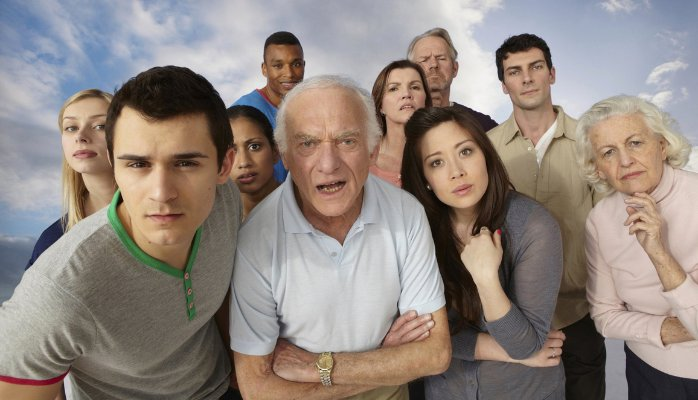
#> input picture Deteccao/pessoas/pessoas2.jpg, 698 x 400 px, found by its file name
$ python exemplo1.py
#> lines starting #> are read from the running program, lines starting #| are printed output that depends on the picture; after the words box and inside, x2 and y2 are one past the last pixel; in counts of white or black regions, pixels touching at a corner belong together
import cv2

classify_face = cv2.CascadeClassifier('cascades\\haarcascade_frontalface_default.xml')
image = cv2.imread('pessoas\\pessoas2.jpg')
#> image is the input picture: shape (400, 698, 3); mean B, G, R 128.3, 134.8, 145.9
image_gray = cv2.cvtColor(image, cv2.COLOR_BGR2GRAY)
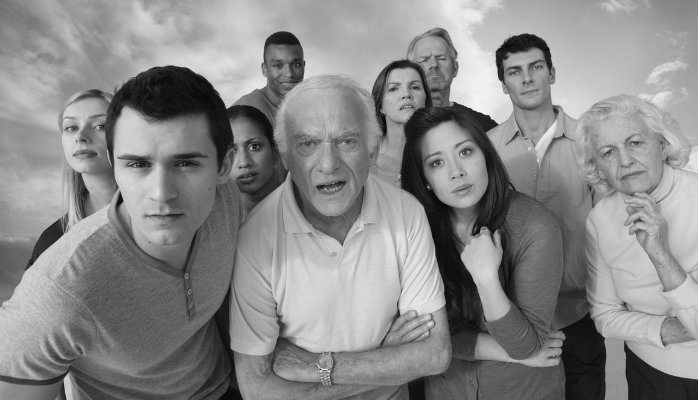
#> image_gray: shape (400, 698); min 2, max 252, mean 137.4
faces_detected = classify_face.detectMultiScale(image_gray, scaleFactor=1.1, minNeighbors=9, minSize=(30, 30))
#> faces_detected = [[260, 45, 51, 51], [496, 46, 61, 61], [377, 67, 55, 55], [613, 172, 54, 54], [216, 123, 61, 61], [414, 127, 78, 78], [49, 99, 72, 72], [589, 120, 71, 71], [279, 104, 99, 99], [102, 117, 124, 124]]
#  print(len(faces_detected))
#  print(faces_detected)

for (x, y, w, h) in faces_detected:
    # print(x, y, w, h)
    cv2.rectangle(image, (x, y), (x+w, y+h), (0, 0, 255), 2)
#> this loop made 10 passes
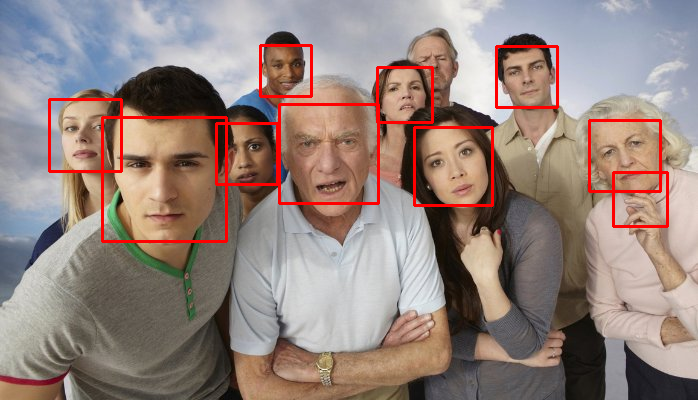
#> image: shape (400, 698, 3); 3.05% of pixels changed, all inside (x1, y1, x2, y2) = (48, 44, 669, 243)

cv2.imshow('Faces encontradas', image)
cv2.waitKey()

$ run again, with Deteccao/pessoas/pessoas1.jpg copied over Deteccao/pessoas/pessoas2.jpg
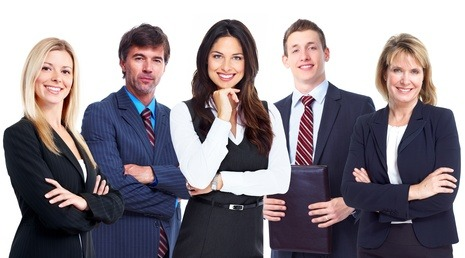
#> input picture Deteccao/pessoas/pessoas1.jpg, 465 x 258 px, found by its file name
#> image is the input picture: shape (258, 465, 3); mean B, G, R 141.5, 134.9, 142.7
#> `image_gray = cv2.cvtColor(image, cv2.COLOR_BGR2GRAY)`:
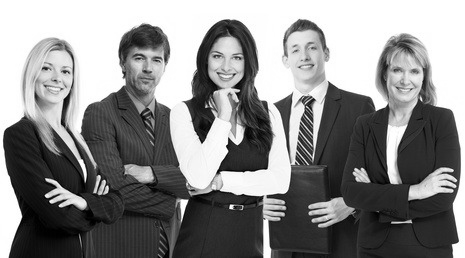
#> image_gray: shape (258, 465); min 0, max 255, mean 138
#> faces_detected = [[280, 29, 48, 48], [201, 37, 51, 51], [121, 37, 54, 54], [380, 51, 51, 51], [30, 49, 52, 52]]
#> the loop `for (x, y, w, h) in faces_detected:` made 5 passes
#> after the loop `for (x, y, w, h) in faces_detected:`:
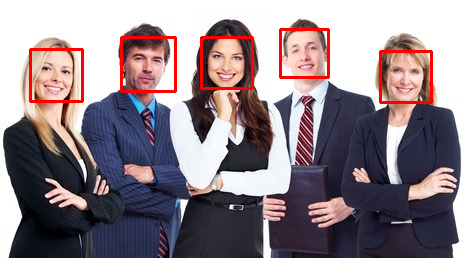
#> image: shape (258, 465, 3); 2.54% of pixels changed, all inside (x1, y1, x2, y2) = (29, 28, 433, 104)

$ run again, with Deteccao/pessoas/pessoas10.jpg copied over Deteccao/pessoas/pessoas2.jpg
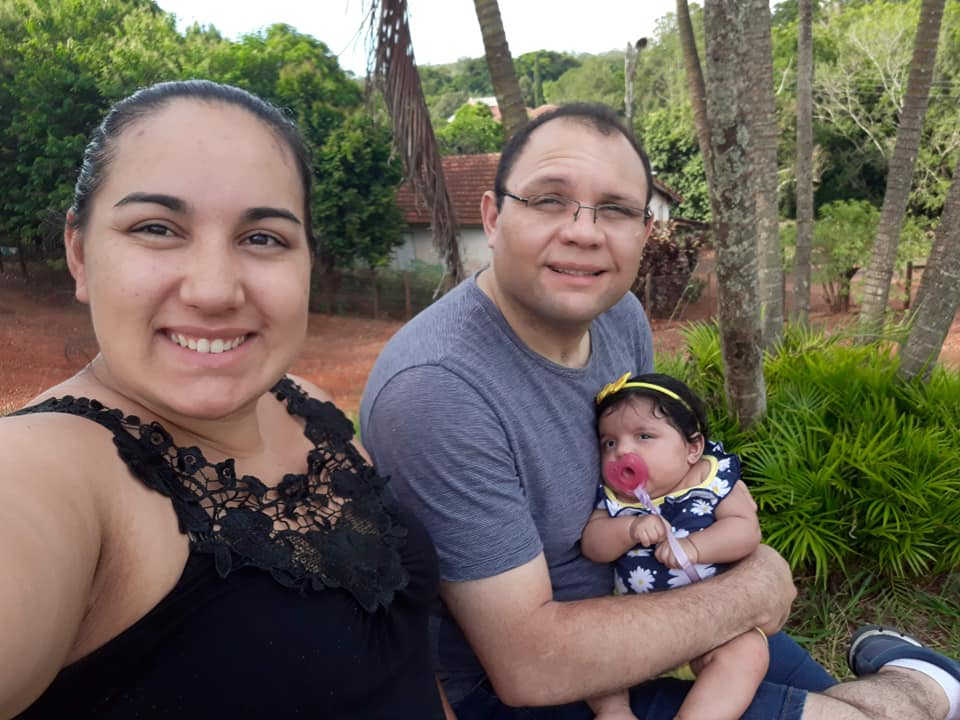
#> input picture Deteccao/pessoas/pessoas10.jpg, 960 x 720 px, found by its file name
#> image is the input picture: shape (720, 960, 3); mean B, G, R 88.9, 101, 109.5
#> `image_gray = cv2.cvtColor(image, cv2.COLOR_BGR2GRAY)`:
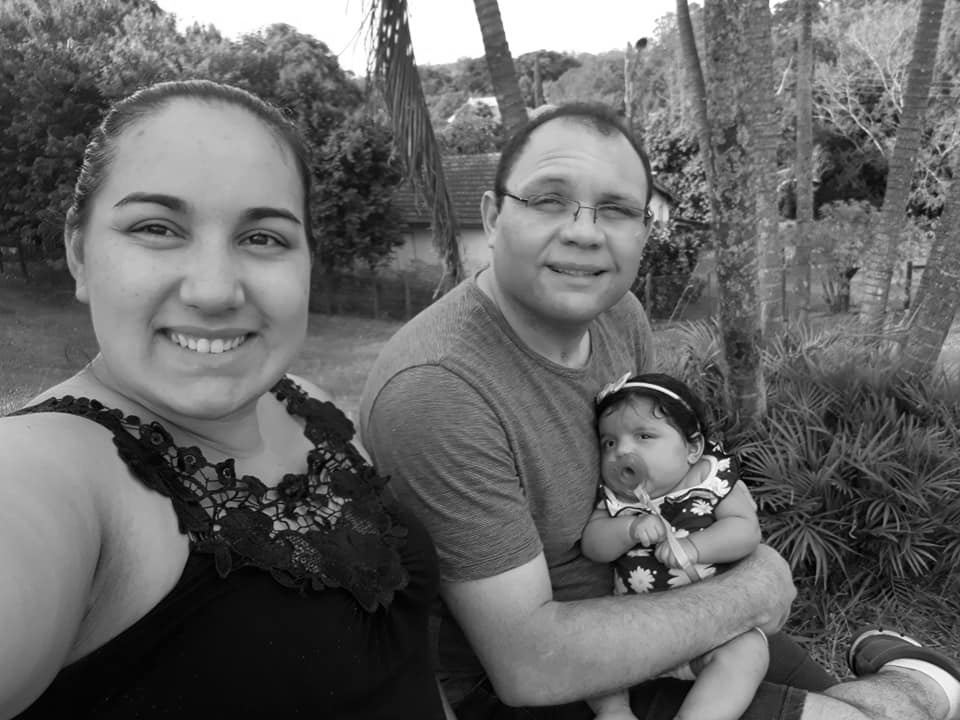
#> image_gray: shape (720, 960); min 0, max 255, mean 102.2
#> faces_detected = [[585, 402, 94, 94], [486, 131, 187, 187], [58, 111, 299, 299]]
#> the loop `for (x, y, w, h) in faces_detected:` made 3 passes
#> after the loop `for (x, y, w, h) in faces_detected:`:
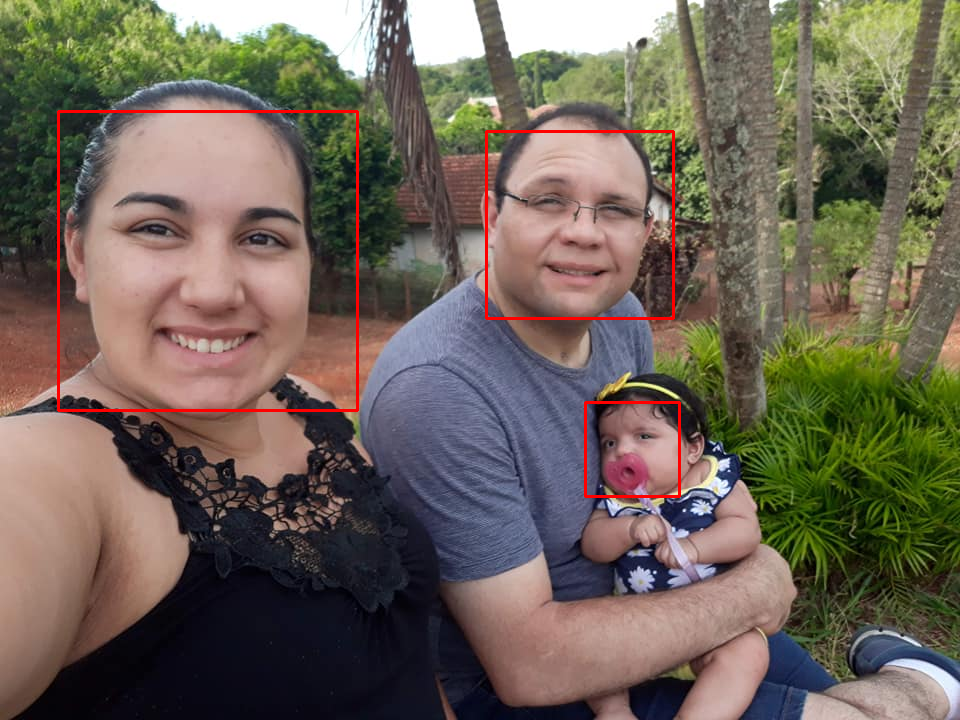
#> image: shape (720, 960, 3); 1.01% of pixels changed, all inside (x1, y1, x2, y2) = (57, 110, 681, 498)

$ run again, with Deteccao/pessoas/pessoas4.jpg copied over Deteccao/pessoas/pessoas2.jpg
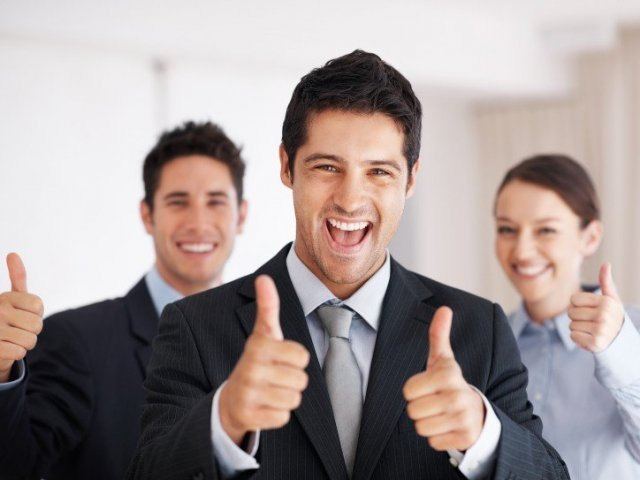
#> input picture Deteccao/pessoas/pessoas4.jpg, 640 x 480 px, found by its file name
#> image is the input picture: shape (480, 640, 3); mean B, G, R 151.1, 152.4, 164
#> `image_gray = cv2.cvtColor(image, cv2.COLOR_BGR2GRAY)`:
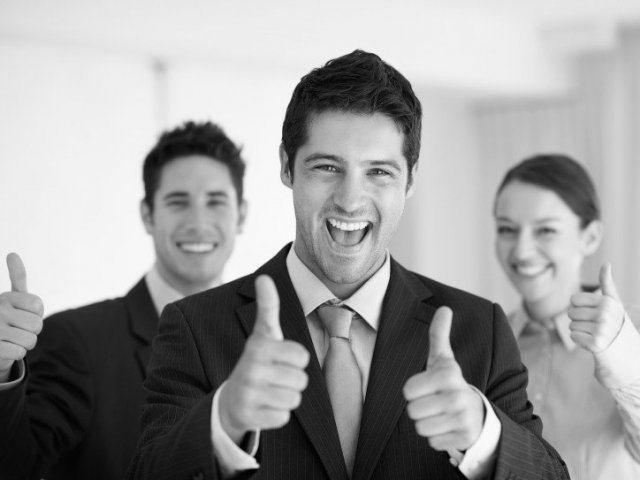
#> image_gray: shape (480, 640); min 0, max 255, mean 155.7
#> faces_detected = [[230, 361, 65, 65], [484, 191, 104, 104], [140, 158, 112, 112], [280, 113, 146, 146]]
#> the loop `for (x, y, w, h) in faces_detected:` made 4 passes
#> after the loop `for (x, y, w, h) in faces_detected:`:
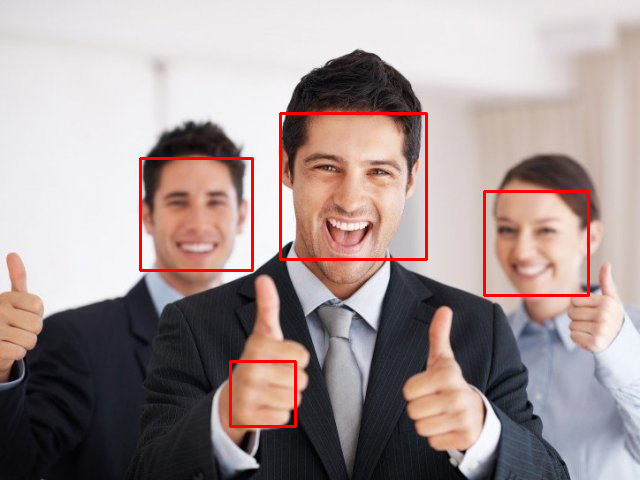
#> image: shape (480, 640, 3); 1.66% of pixels changed, all inside (x1, y1, x2, y2) = (139, 112, 590, 428)
